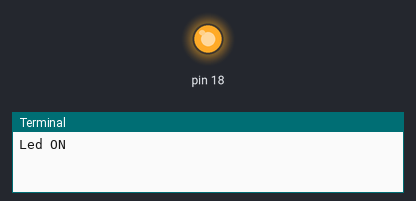
Bench run of a program on a simulated Raspberry Pi (header pin numbers). On the bench: output pins drawn as LEDs (lit = HIGH), the last lines printed to the terminal. At 1.0 s the program stops and its outputs stay as they are.

Above: at 0.1 s.
At 1.1 s:
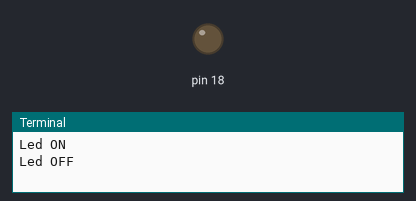
Timing chart, 0 to 2.5 s (numbered marks = the images above):
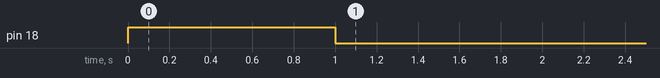

Measured:
- by itself, pin 18: LOW → HIGH at 0.00 s, → LOW 1.0 s later

The program:

raspLed.py
```python
import RPi.GPIO as GPIO #This first line import the library GPIO for use the raspberry pins
import time #This library import time for pause the script later on
#from led import leD

GPIO.setmode(GPIO.BOARD)
GPIO.setwarnings(False) #This line tell python not print GPIO warning messages to the screen
GPIO.setup(18,GPIO.OUT) #Choice your port in output
print "Led ON"
GPIO.output(18, GPIO.HIGH)
time.sleep(1)
print "Led OFF"
GPIO.output(18,GPIO.LOW)
```
